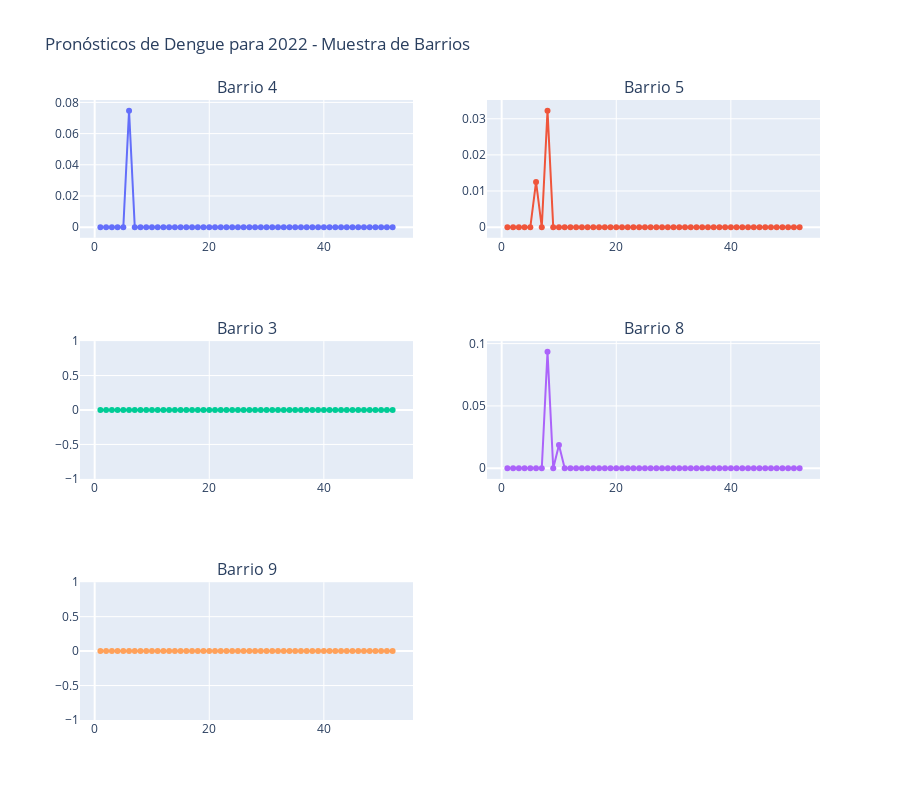

Notebook source saved alongside this figure:
### Code cell
# ## 8. Creación del Archivo de Salida

# %%
# Crear columna 'id' con el formato requerido
predictions_df['semana_str'] = predictions_df['semana'].apply(lambda x: f"{x:02d}")
predictions_df['id'] = predictions_df['id_bar'].astype(str) + '_' + \
                       predictions_df['anio'].astype(str) + '_' + \
                       predictions_df['semana_str']

# Seleccionar columnas finales
output_df = predictions_df[['id', 'dengue']]

# Verificar formato
print(f"Formato del archivo de salida:")
print(output_df.head(10))
print(f"\nTotal de predicciones: {len(output_df)}")
print(f"Predicciones por barrio: {len(output_df) / predictions_df['id_bar'].nunique()}")

# %%
# Guardar archivo
fecha_actual = datetime.now().strftime("%Y%m%d")
output_df.to_csv(f'pronosticos_LSTM_C_{fecha_actual}.csv', index=False)
print("Archivo 'pronosticos_dengue_2022.csv' guardado exitosamente!")

# %%
# Visualización de algunas predicciones
sample_bars = predictions_df['id_bar'].unique()[:5]
fig = make_subplots(rows=3, cols=2, subplot_titles=[f'Barrio {bar}' for bar in sample_bars[:6]])

for idx, id_bar in enumerate(sample_bars[:6]):
    row = idx // 2 + 1
    col = idx % 2 + 1
    
    bar_predictions = predictions_df[predictions_df['id_bar'] == id_bar]
    
    fig.add_trace(
        go.Scatter(
            x=bar_predictions['semana'],
            y=bar_predictions['dengue'],
            mode='lines+markers',
            name=f'Barrio {id_bar}'
        ),
        row=row, col=col
    )

fig.update_layout(
    title='Pronósticos de Dengue para 2022 - Muestra de Barrios',
    height=800,
    showlegend=False
)

fig.show()

# %%
# Estadísticas finales
print("\nEstadísticas de los pronósticos:")
print(f"Promedio de casos pronosticados: {output_df['dengue'].mean():.2f}")
print(f"Desviación estándar: {output_df['dengue'].std():.2f}")
print(f"Mínimo: {output_df['dengue'].min():.2f}")
print(f"Máximo: {output_df['dengue'].max():.2f}")
print(f"Mediana: {output_df['dengue'].median():.2f}")

### Figure 1 — Plotly figure (JSON) as saved in the notebook; plotly's stock layout.template omitted (floating-point values rounded to 4 significant figures)
{"data": [{"mode": "lines+markers", "name": "Barrio 4", "type": "scatter", "x": [1, 2, 3, 4, 5, 6, 7, 8, 9, 10, 11, 12, 13, 14, 15, 16, 17, 18, 19, 20, 21, 22, 23, 24, 25, 26, 27, 28, 29, 30, 31, 32, 33, 34, 35, 36, 37, 38, 39, 40, 41, 42, 43, 44, 45, 46, 47, 48, 49, 50, 51, 52], "xaxis": "x", "y": [0.0, 0.0, 0.0, 0.0, 0.0, 0.07472, 0.0, 0.0, 0.0, 0.0, 0.0, 0.0, 0.0, 0.0, 0.0, 0.0, 0.0, 0.0, 0.0, 0.0, 0.0, 0.0, 0.0, 0.0, 0.0, 0.0, 0.0, 0.0, 0.0, 0.0, 0.0, 0.0, 0.0, 0.0, 0.0, 0.0, 0.0, 0.0, 0.0, 0.0, 0.0, 0.0, 0.0, 0.0, 0.0, 0.0, 0.0, 0.0, 0.0, 0.0, 0.0, 0.0], "yaxis": "y"}, {"mode": "lines+markers", "name": "Barrio 5", "type": "scatter", "x": [1, 2, 3, 4, 5, 6, 7, 8, 9, 10, 11, 12, 13, 14, 15, 16, 17, 18, 19, 20, 21, 22, 23, 24, 25, 26, 27, 28, 29, 30, 31, 32, 33, 34, 35, 36, 37, 38, 39, 40, 41, 42, 43, 44, 45, 46, 47, 48, 49, 50, 51, 52], "xaxis": "x2", "y": [0.0, 0.0, 0.0, 0.0, 0.0, 0.01253, 0.0, 0.03224, 0.0, 0.0, 0.0, 0.0, 0.0, 0.0, 0.0, 0.0, 0.0, 0.0, 0.0, 0.0, 0.0, 0.0, 0.0, 0.0, 0.0, 0.0, 0.0, 0.0, 0.0, 0.0, 0.0, 0.0, 0.0, 0.0, 0.0, 0.0, 0.0, 0.0, 0.0, 0.0, 0.0, 0.0, 0.0, 0.0, 0.0, 0.0, 0.0, 0.0, 0.0, 0.0, 0.0, 0.0], "yaxis": "y2"}, {"mode": "lines+markers", "name": "Barrio 3", "type": "scatter", "x": [1, 2, 3, 4, 5, 6, 7, 8, 9, 10, 11, 12, 13, 14, 15, 16, 17, 18, 19, 20, 21, 22, 23, 24, 25, 26, 27, 28, 29, 30, 31, 32, 33, 34, 35, 36, 37, 38, 39, 40, 41, 42, 43, 44, 45, 46, 47, 48, 49, 50, 51, 52], "xaxis": "x3", "y": [0.0, 0.0, 0.0, 0.0, 0.0, 0.0, 0.0, 0.0, 0.0, 0.0, 0.0, 0.0, 0.0, 0.0, 0.0, 0.0, 0.0, 0.0, 0.0, 0.0, 0.0, 0.0, 0.0, 0.0, 0.0, 0.0, 0.0, 0.0, 0.0, 0.0, 0.0, 0.0, 0.0, 0.0, 0.0, 0.0, 0.0, 0.0, 0.0, 0.0, 0.0, 0.0, 0.0, 0.0, 0.0, 0.0, 0.0, 0.0, 0.0, 0.0, 0.0, 0.0], "yaxis": "y3"}, {"mode": "lines+markers", "name": "Barrio 8", "type": "scatter", "x": [1, 2, 3, 4, 5, 6, 7, 8, 9, 10, 11, 12, 13, 14, 15, 16, 17, 18, 19, 20, 21, 22, 23, 24, 25, 26, 27, 28, 29, 30, 31, 32, 33, 34, 35, 36, 37, 38, 39, 40, 41, 42, 43, 44, 45, 46, 47, 48, 49, 50, 51, 52], "xaxis": "x4", "y": [0.0, 0.0, 0.0, 0.0, 0.0, 0.0, 0.0, 0.09345, 0.0, 0.01868, 0.0, 0.0, 0.0, 0.0, 0.0, 0.0, 0.0, 0.0, 0.0, 0.0, 0.0, 0.0, 0.0, 0.0, 0.0, 0.0, 0.0, 0.0, 0.0, 0.0, 0.0, 0.0, 0.0, 0.0, 0.0, 0.0, 0.0, 0.0, 0.0, 0.0, 0.0, 0.0, 0.0, 0.0, 0.0, 0.0, 0.0, 0.0, 0.0, 0.0, 0.0, 0.0], "yaxis": "y4"}, {"mode": "lines+markers", "name": "Barrio 9", "type": "scatter", "x": [1, 2, 3, 4, 5, 6, 7, 8, 9, 10, 11, 12, 13, 14, 15, 16, 17, 18, 19, 20, 21, 22, 23, 24, 25, 26, 27, 28, 29, 30, 31, 32, 33, 34, 35, 36, 37, 38, 39, 40, 41, 42, 43, 44, 45, 46, 47, 48, 49, 50, 51, 52], "xaxis": "x5", "y": [0.0, 0.0, 0.0, 0.0, 0.0, 0.0, 0.0, 0.0, 0.0, 0.0, 0.0, 0.0, 0.0, 0.0, 0.0, 0.0, 0.0, 0.0, 0.0, 0.0, 0.0, 0.0, 0.0, 0.0, 0.0, 0.0, 0.0, 0.0, 0.0, 0.0, 0.0, 0.0, 0.0, 0.0, 0.0, 0.0, 0.0, 0.0, 0.0, 0.0, 0.0, 0.0, 0.0, 0.0, 0.0, 0.0, 0.0, 0.0, 0.0, 0.0, 0.0, 0.0], "yaxis": "y5"}], "layout": {"annotations": [{"font": {"size": 16}, "showarrow": false, "text": "Barrio 4", "x": 0.225, "xanchor": "center", "xref": "paper", "y": 1, "yanchor": "bottom", "yref": "paper"}, {"font": {"size": 16}, "showarrow": false, "text": "Barrio 5", "x": 0.775, "xanchor": "center", "xref": "paper", "y": 1, "yanchor": "bottom", "yref": "paper"}, {"font": {"size": 16}, "showarrow": false, "text": "Barrio 3", "x": 0.225, "xanchor": "center", "xref": "paper", "y": 0.6111, "yanchor": "bottom", "yref": "paper"}, {"font": {"size": 16}, "showarrow": false, "text": "Barrio 8", "x": 0.775, "xanchor": "center", "xref": "paper", "y": 0.6111, "yanchor": "bottom", "yref": "paper"}, {"font": {"size": 16}, "showarrow": false, "text": "Barrio 9", "x": 0.225, "xanchor": "center", "xref": "paper", "y": 0.2222, "yanchor": "bottom", "yref": "paper"}], "height": 800, "showlegend": false, "title": {"text": "Pronósticos de Dengue para 2022 - Muestra de Barrios"}, "xaxis": {"anchor": "y", "domain": [0, 0.45]}, "xaxis2": {"anchor": "y2", "domain": [0.55, 1]}, "xaxis3": {"anchor": "y3", "domain": [0, 0.45]}, "xaxis4": {"anchor": "y4", "domain": [0.55, 1]}, "xaxis5": {"anchor": "y5", "domain": [0, 0.45]}, "xaxis6": {"anchor": "y6", "domain": [0.55, 1]}, "yaxis": {"anchor": "x", "domain": [0.7778, 1]}, "yaxis2": {"anchor": "x2", "domain": [0.7778, 1]}, "yaxis3": {"anchor": "x3", "domain": [0.3889, 0.6111]}, "yaxis4": {"anchor": "x4", "domain": [0.3889, 0.6111]}, "yaxis5": {"anchor": "x5", "domain": [0, 0.2222]}, "yaxis6": {"anchor": "x6", "domain": [0, 0.2222]}}}
